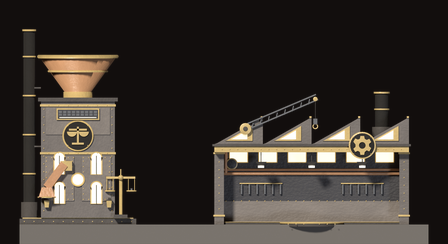
#> input picture docs/art/shops/pair.phone-zoomout.png, 448 x 244 px, given in place of pair.desktop.raw.png, which was not available
$ python sheet_shops.py
#> lines starting #> are read from the running program, lines starting #| are printed output that depends on the picture; pictures that were not available may be replaced by others from this repository, and a replacement may not be noted
"""
The review sheets cut from render_shops.py's pair render (#174): the dock pair at 1080p's
density, the same at the #173 reference phone (a short side of 390 CSS px) at the default 12 m
zoom and the 20 m zoom-out, the phone and desktop sheets in grayscale, and the silhouette pair,
black on parchment, taken from the render's coverage so no shading helps. A TV sheet would only
upsample this render (the TV's 180 px/m is above the render's 90 and below the bake's 256), so
the TV check is #175's dock screenshot. Needs Pillow; run after the Blender render:

    python3 docs/art/shops/sheet_shops.py
"""

import os

from PIL import Image, ImageOps

HERE = os.path.dirname(os.path.abspath(__file__))
DESKTOP_PX_PER_M = 90
DEVICE_PX_PER_M = {'phone': 390 / 12, 'phone-zoomout': 390 / 20}
BACKGROUND = (18, 14, 13)
PARCHMENT, INK = 235, 20


def main():
    raw = Image.open(os.path.join(HERE, 'pair.desktop.raw.png')).convert('RGBA')
    write_pair_variants(raw)
    write_silhouette_pair(raw)
    os.remove(os.path.join(HERE, 'pair.desktop.raw.png'))


def write_pair_variants(raw):
    flatten(raw).save(output_path('pair.desktop.png'))
#> in flatten, `background = Image.new('RGBA', image.size, BACKGROUND + (255,))`:
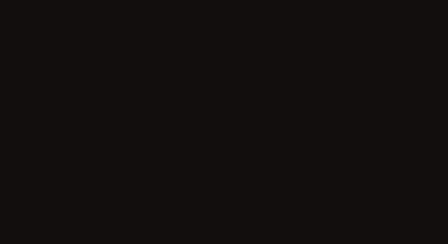
#> background: PIL image 448x244 RGBA; mean R, G, B, A 18, 14, 13, 255
#> in flatten, returned value is the input picture: PIL image 448x244 RGB; mean R, G, B 59.4, 52.9, 47.2
    ImageOps.grayscale(flatten(raw)).save(output_path('pair.desktop-gray.png'))
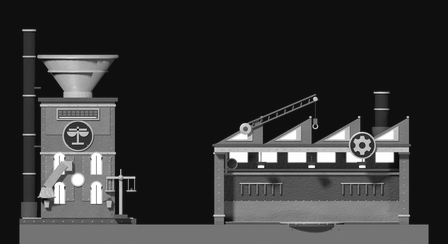
#> saved as pair.desktop-gray.png: PIL image 448x244 L; min 0, max 255, mean 54.1
    for device, px_per_m in DEVICE_PX_PER_M.items():
        scale = px_per_m / DESKTOP_PX_PER_M
        size = (round(raw.width * scale), round(raw.height * scale))
        resampled = flatten(raw.resize(size, Image.LANCZOS))
        resampled.save(output_path('pair.%s.png' % device))
        ImageOps.grayscale(resampled).save(output_path('pair.%s-gray.png' % device))
#> this loop made 2 passes
#> pass 1, in write_pair_variants, `resampled = flatten(raw.resize(size, Image.LANCZOS))`:
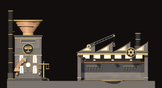
#> resampled: PIL image 162x88 RGB; mean R, G, B 59.4, 52.8, 47.1
#> pass 1, in write_pair_variants, `ImageOps.grayscale(resampled).save(output_path('pair.%s-gray.png' % de..`:
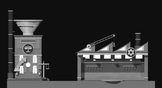
#> saved as pair.phone-gray.png: PIL image 162x88 L; min 0, max 255, mean 54.1
#> after the loop:
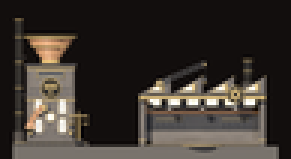
#> resampled: PIL image 97x53 RGB (shown 3 times larger); mean R, G, B 59.3, 52.8, 47.1


def write_silhouette_pair(raw):
    coverage = raw.getchannel('A').point(lambda a: 255 if a > 128 else 0)
#> coverage: PIL image 448x244 L; every value is 255
    silhouette = Image.new('L', raw.size, PARCHMENT)
#> silhouette: PIL image 448x244 L; every value is 235
    silhouette.paste(Image.new('L', raw.size, INK), mask=coverage)
#> silhouette: PIL image 448x244 L; every value is 20
    silhouette.save(output_path('pair.silhouette.png'))


def flatten(image):
    background = Image.new('RGBA', image.size, BACKGROUND + (255,))
    background.alpha_composite(image)
    return background.convert('RGB')


def output_path(name):
    return os.path.join(HERE, name)


if __name__ == '__main__':
    main()
